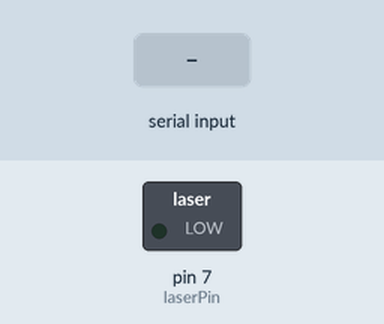
A sketch run on a simulated Arduino Uno, built with avr-gcc and run on an emulated ATmega328P. Shown: switched loads named in the sketch (green lamp = pin HIGH). The test bench sets the inputs (shaded band).

Above: at 1.2 s.
1.3 s: "l" received over Serial
At 1.7 s:
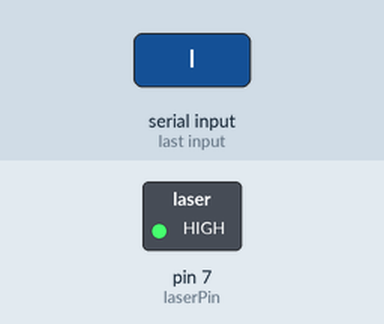
2.8 s: "g" received over Serial
At 4.0 s:
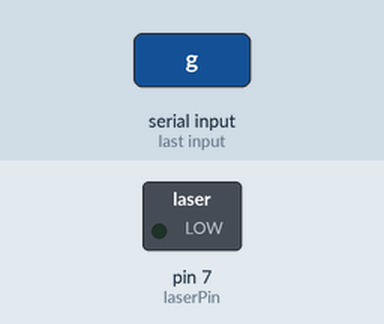
Timing chart, 0 to 5.8 s (numbered marks = the images above; inputs shaded):
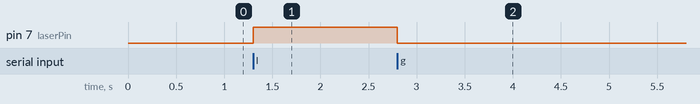

The sketch:

laser_control.ino
```cpp
int laserPin ;
char userInput;


void setup() {
  Serial.begin(9600);
  laserPin = 7;
  pinMode(laserPin, OUTPUT);


}

void loop() {

  if(Serial.available()>0){

    userInput = Serial.read();

   switch(userInput){
     case 'l':
       laserOn();
       break;
     case 'g':
       laserOff();
       break;


    }
  }
}

void laserOn(){
  digitalWrite(laserPin, HIGH);

}

void laserOff(){
  digitalWrite(laserPin, LOW);
}
```

Measured:
- after the input at 1.3 s, pin 7 (laserPin): LOW → HIGH at once
- after the input at 2.8 s, pin 7 (laserPin): HIGH → LOW at once
